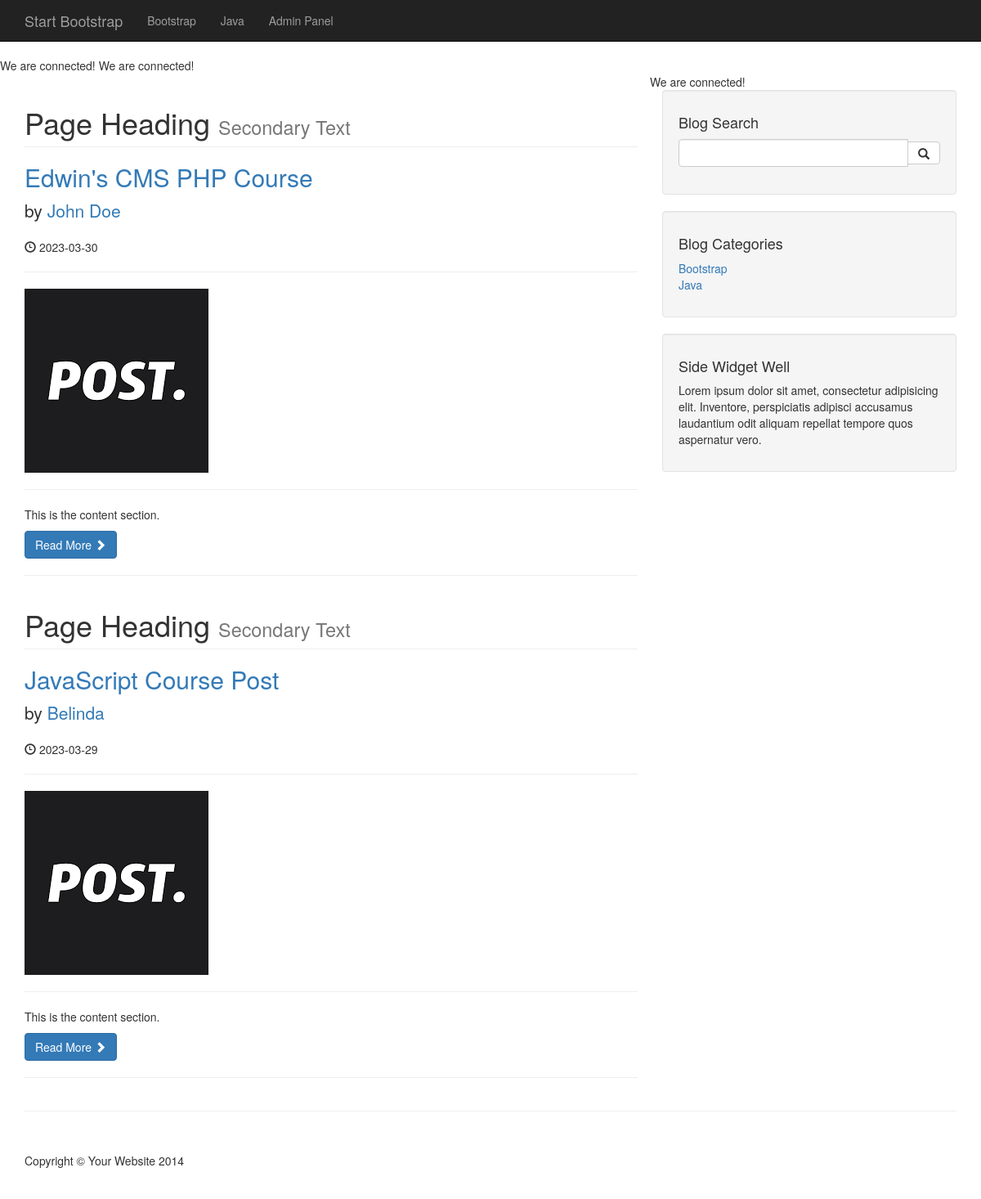
The app's page /cms/index.php, older data.
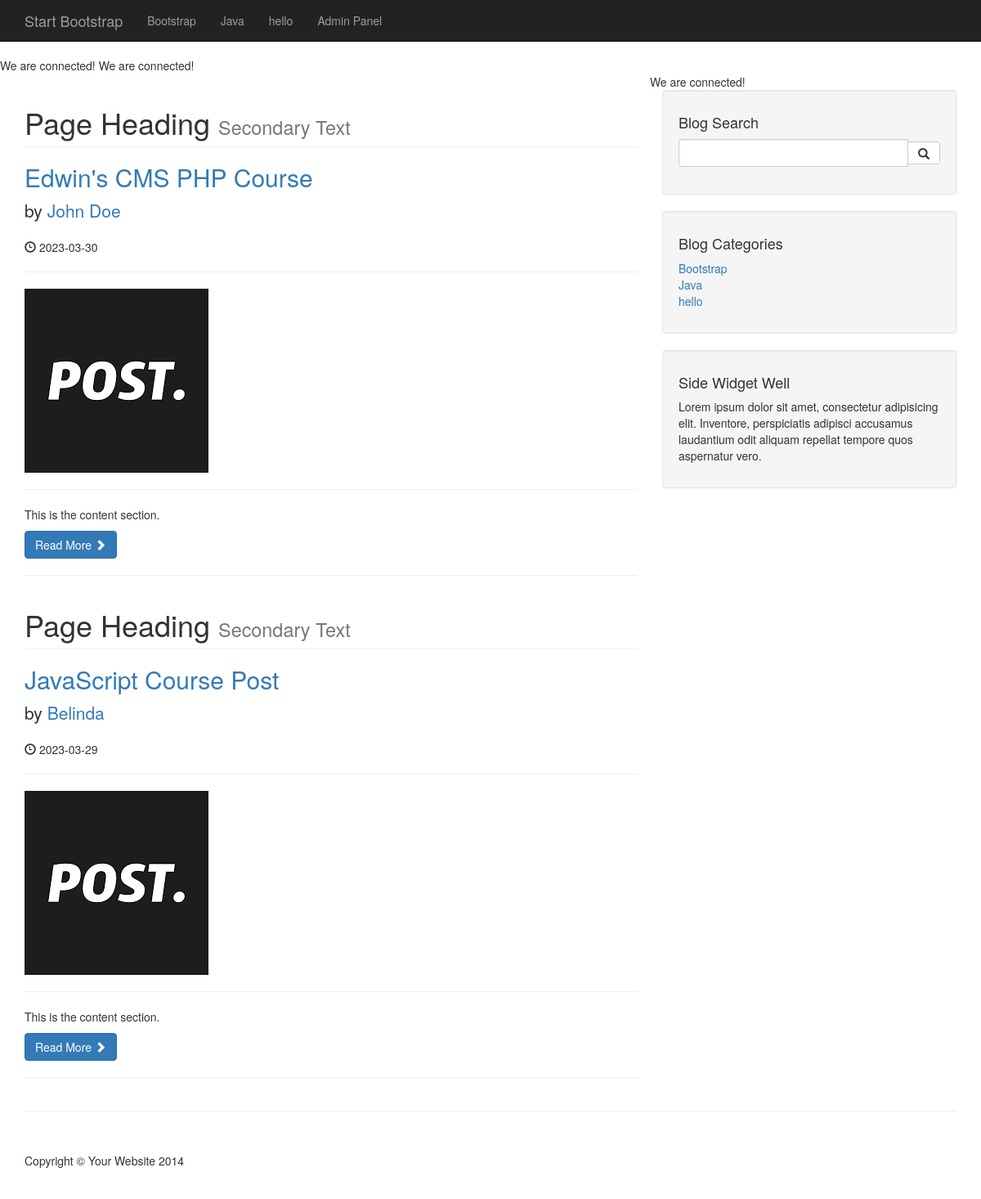
The same page, newer data.
### tables this page shows
CREATE TABLE `category` (
  `cat_id` int(3) NOT NULL,
  `cat_title` varchar(32) NOT NULL
);

CREATE TABLE `posts` (
  `id` int(3) NOT NULL,
  `category_id` int(3) NOT NULL,
  `post_title` varchar(255) NOT NULL,
  `post_author` varchar(255) NOT NULL,
  `post_date` date NOT NULL,
  `post_image` text NOT NULL,
  `post_content` text NOT NULL,
  `post_tags` varchar(255) NOT NULL,
  `post_comment_count` int(11) NOT NULL,
  `post_status` varchar(255) NOT NULL DEFAULT 'draft'
);

### cms/index.php (the view)
<?php
    include "includes/db.php";
    include "includes/header.php";
?>
    <?php
        include "includes/navigation.php";
    ?>
    <div class="container">
        <div class="row">
            <div class="col-md-8">
                <?php
                    $query = "SELECT * FROM posts";
                    $result = mysqli_query($connection, $query);
                    while($row = mysqli_fetch_assoc($result)){
                        $post_title = $row["post_title"];
                        $post_author = $row["post_author"];
                        $post_date = $row["post_date"];
                        $post_image = $row["post_image"];
                        $post_content = $row["post_content"];
                        ?>
                        <h1 class="page-header">
                            Page Heading
                            <small>Secondary Text</small>
                        </h1>
                        <h2>
                            <a href="#"><?php echo $post_title ?></a>
                        </h2>
                        <p class="lead">
                            by <a href="index.php"><?php echo $post_author ?></a>
                        </p>
                        <p><span class="glyphicon glyphicon-time"></span> <?php echo $post_date ?> </p>
                        <hr>
                        <img class="img-responsive" src="images/<?php echo $post_image ?>" alt="">
                        <hr>
                        <p><?php echo $post_content ?></p>
                        <a class="btn btn-primary" href="#">Read More <span class="glyphicon glyphicon-chevron-right"></span></a>
                        <hr>
                    <?php
                    }
                    ?>
            </div>
            <?php
                include "includes/sidebar.php";
            ?>
        </div>
        <hr>
<?php
    include "includes/footer.php";
?>

### cms/includes/navigation.php (shortened to what this page needs)
<?php
    include "db.php";
?>
<nav class="navbar navbar-inverse navbar-fixed-top" role="navigation">
        <div class="container">
            <div class="navbar-header">
                <a class="navbar-brand" href="#">Start Bootstrap</a>
            </div>
            <div class="collapse navbar-collapse" id="bs-example-navbar-collapse-1">
                <ul class="nav navbar-nav">
                    <?php
                        $query = "SELECT * FROM category";
                        $result = mysqli_query($connection, $query);
                        while($row = mysqli_fetch_assoc($result)){
                            $category_title = $row["cat_title"];
                            echo "<li> <a href='#'> {$category_title} </a> </li>";
                        }
                    ?>
                    <li>
                        <a href="admin/">Admin Panel</a>
                    </li>
                </ul>
            </div>
        </div>
    </nav>

### cms/includes/sidebar.php (shortened to what this page needs)
<?php
    include "db.php";
?>
<div class="col-md-4">
                <div class="well">
                    <h4>Blog Search</h4>
                    <form action="search.php" method="post">
                        <div class="input-group">
                            <input type="text" name="search" class="form-control">
                            <span class="input-group-btn">
                                <button name="submit" class="btn btn-default" type="submit">
                                    <span class="glyphicon glyphicon-search"></span>
                            </button>
                            </span>
                        </div>
                    </form>
                </div>
                <?php
                        $query = "SELECT * FROM category";
                        $result_category = mysqli_query($connection, $query);
                    ?>
                <div class="well">
                    <h4>Blog Categories</h4>
                    <div class="row">
                        <div class="col-lg-12">
                            <ul class="list-unstyled">
                                <?php
                                    while($row = mysqli_fetch_assoc($result_category)){
                                        $category_title = $row["cat_title"];
                                        echo "<li> <a href='#'> {$category_title} </a> </li>";
                                    }
                                ?>
                            </ul>
                        </div>
                    </div>
                </div>
                <?php include "widget.php"; ?>
            </div>

Row changes from the older to the newer data that the page shows:
added category: cat_title "hello"
